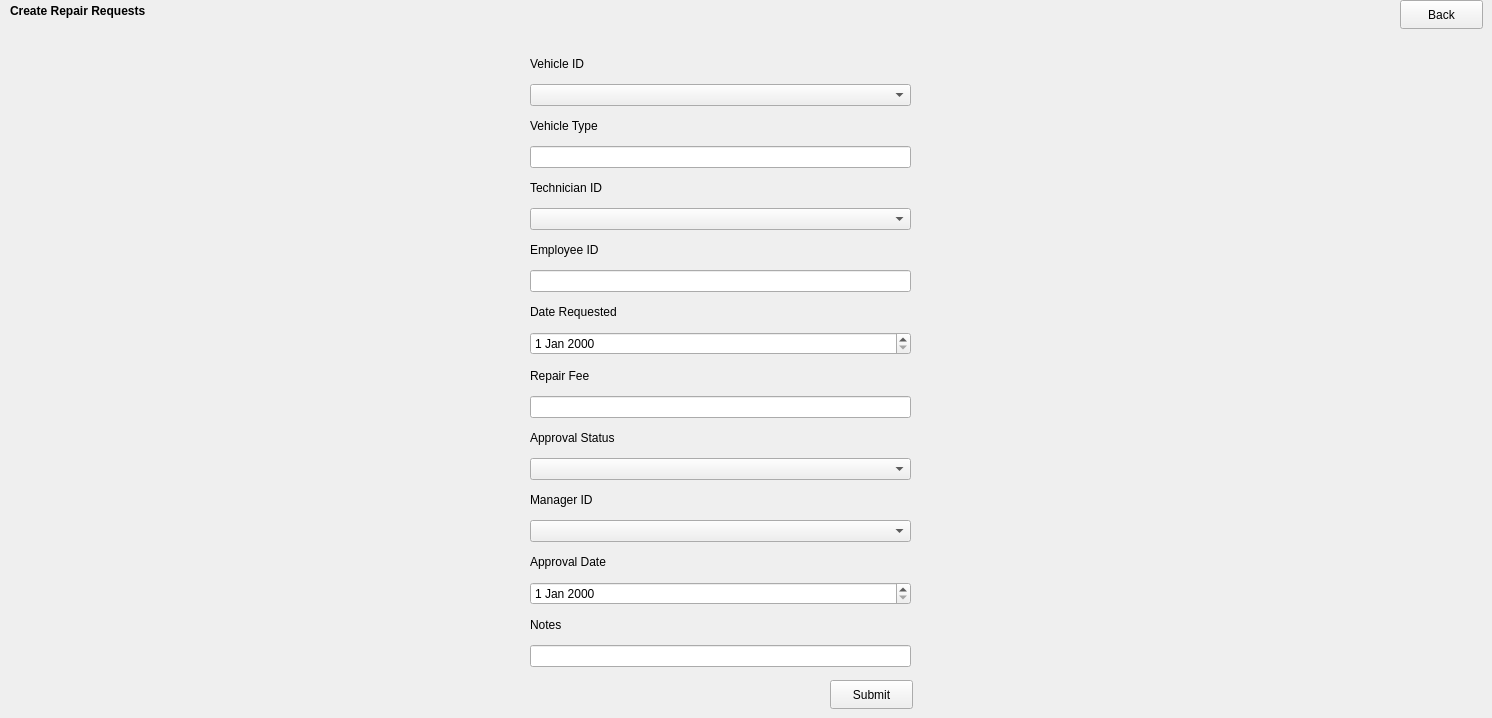
    <widget class="QWidget" name="page_5">
     <widget class="QLabel" name="label_5">
      <property name="geometry">
       <rect>
        <x>10</x>
        <y>0</y>
        <width>171</width>
        <height>21</height>
       </rect>
      </property>
      <property name="font">
       <font>
        <bold>true</bold>
       </font>
      </property>
      <property name="text">
       <string>Create Repair Requests</string>
      </property>
     </widget>
     <widget class="QPushButton" name="CreateRepair_Back">
      <property name="geometry">
       <rect>
        <x>1400</x>
        <y>0</y>
        <width>83</width>
        <height>29</height>
       </rect>
      </property>
      <property name="text">
       <string>Back</string>
      </property>
     </widget>
     <widget class="QWidget" name="verticalLayoutWidget_4">
      <property name="geometry">
       <rect>
        <x>530</x>
        <y>50</y>
        <width>381</width>
        <height>617</height>
       </rect>
      </property>
      <layout class="QVBoxLayout" name="verticalLayout_7">
       <item>
        <widget class="QLabel" name="label_24">
         <property name="text">
          <string>Vehicle ID</string>
         </property>
        </widget>
       </item>
       <item>
        <widget class="QComboBox" name="CreateRepairRequest_VehicleID_ComboBox"/>
       </item>
       <item>
        <widget class="QLabel" name="label_25">
         <property name="text">
          <string>Vehicle Type</string>
         </property>
        </widget>
       </item>
       <item>
        <widget class="QLineEdit" name="CreateRepairRequest_VehicleType"/>
       </item>
       <item>
        <widget class="QLabel" name="label_26">
         <property name="text">
          <string>Technician ID</string>
         </property>
        </widget>
       </item>
       <item>
        <widget class="QComboBox" name="CreateRepairRequest_TechnicianID_ComboBox"/>
       </item>
       <item>
        <widget class="QLabel" name="label_27">
         <property name="text">
          <string>Employee ID</string>
         </property>
        </widget>
       </item>
       <item>
        <widget class="QLineEdit" name="CreateRepairRequest_EmployeeID"/>
       </item>
       <item>
        <widget class="QLabel" name="label_28">
         <property name="text">
          <string>Date Requested</string>
         </property>
        </widget>
       </item>
       <item>
        <widget class="QDateEdit" name="CreateRepairRequest_DateRequested"/>
       </item>
       <item>
        <widget class="QLabel" name="label_29">
         <property name="text">
          <string>Repair Fee</string>
         </property>
        </widget>
       </item>
       <item>
        <widget class="QLineEdit" name="CreateRepairRequest_RepairFee"/>
       </item>
       <item>
        <widget class="QLabel" name="label_30">
         <property name="text">
          <string>Approval Status</string>
         </property>
        </widget>
       </item>
       <item>
        <widget class="QComboBox" name="CreateRepairRequest_ApprovalStatus"/>
       </item>
       <item>
        <widget class="QLabel" name="label_31">
         <property name="text">
          <string>Manager ID</string>
         </property>
        </widget>
       </item>
       <item>
        <widget class="QComboBox" name="CreateRepairRequest_ManagerID"/>
       </item>
       <item>
        <widget class="QLabel" name="label_32">
         <property name="text">
          <string>Approval Date</string>
         </property>
        </widget>
       </item>
       <item>
        <widget class="QDateEdit" name="CreateRepairRequest_ApprovalDate"/>
       </item>
       <item>
        <widget class="QLabel" name="label_33">
         <property name="text">
          <string>Notes</string>
         </property>
        </widget>
       </item>
       <item>
        <widget class="QLineEdit" name="CreateRepairRequest_Notes"/>
       </item>
      </layout>
     </widget>
     <widget class="QPushButton" name="CreateRepairRequest_Submit">
      <property name="geometry">
       <rect>
        <x>830</x>
        <y>680</y>
        <width>83</width>
        <height>29</height>
       </rect>
      </property>
      <property name="text">
       <string>Submit</string>
      </property>
     </widget>
    </widget>
